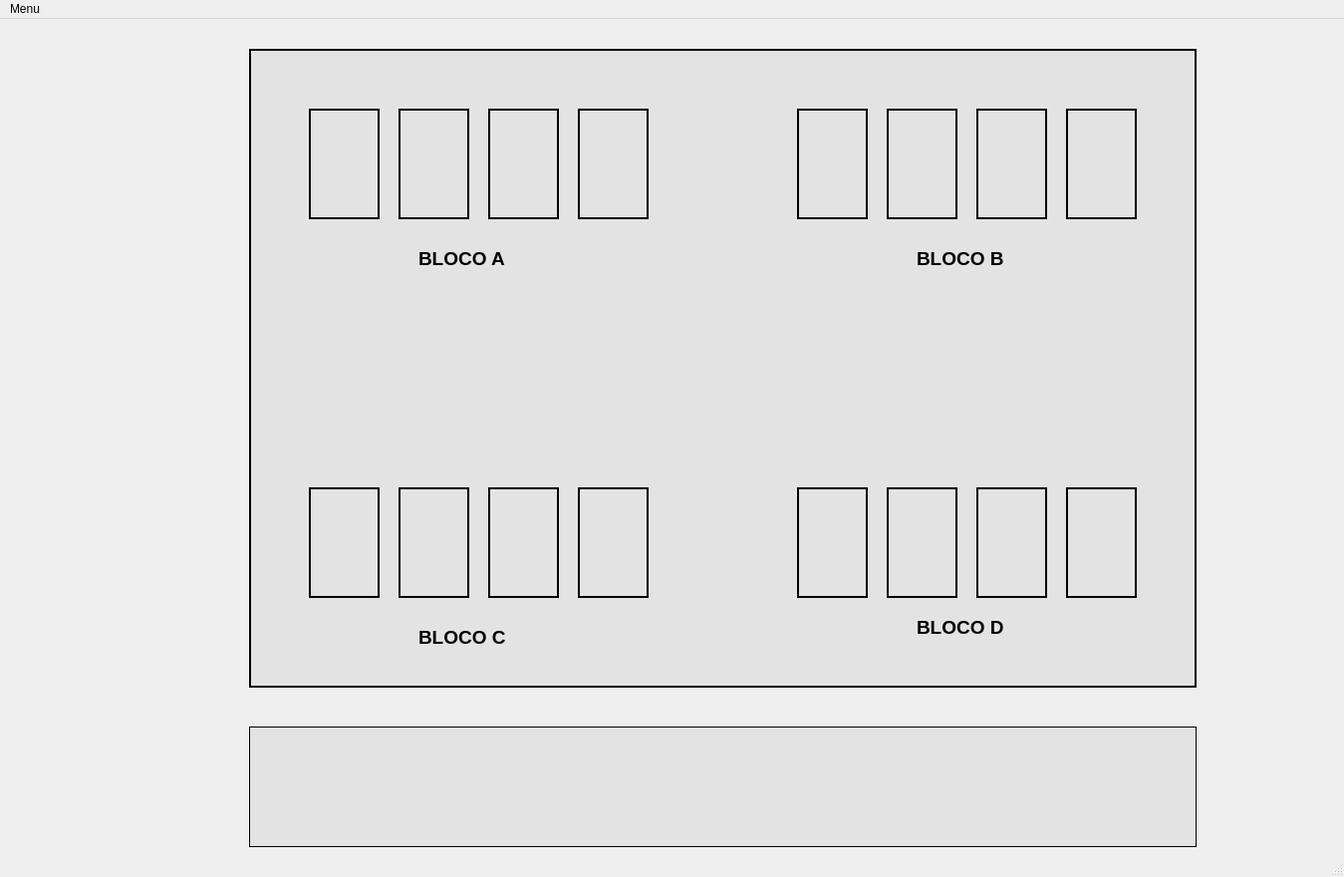
<?xml version="1.0" encoding="UTF-8"?>
<ui version="4.0">
 <class>MainWindow</class>
 <widget class="QMainWindow" name="MainWindow">
  <property name="geometry">
   <rect>
    <x>0</x>
    <y>0</y>
    <width>1349</width>
    <height>880</height>
   </rect>
  </property>
  <property name="windowTitle">
   <string>MainWindow</string>
  </property>
  <property name="styleSheet">
   <string notr="true">QFrame{
	background-color: rgb(236,237,237);
}</string>
  </property>
  <widget class="QWidget" name="centralwidget">
   <widget class="QListWidget" name="listWidget">
    <property name="geometry">
     <rect>
      <x>250</x>
      <y>710</y>
      <width>951</width>
      <height>121</height>
     </rect>
    </property>
    <property name="styleSheet">
     <string notr="true">QFrame {
		border : 1px solid black;
		background-color:#e3e3e3; }</string>
    </property>
   </widget>
   <widget class="QFrame" name="frame">
    <property name="geometry">
     <rect>
      <x>250</x>
      <y>30</y>
      <width>951</width>
      <height>641</height>
     </rect>
    </property>
    <property name="autoFillBackground">
     <bool>false</bool>
    </property>
    <property name="styleSheet">
     <string notr="true">QFrame {
		border : 2px solid black;
		background-color:#e3e3e3; }</string>
    </property>
    <property name="frameShape">
     <enum>QFrame::StyledPanel</enum>
    </property>
    <property name="frameShadow">
     <enum>QFrame::Raised</enum>
    </property>
    <widget class="QFrame" name="vagas1">
     <property name="geometry">
      <rect>
       <x>60</x>
       <y>60</y>
       <width>71</width>
       <height>111</height>
      </rect>
     </property>
     <property name="frameShape">
      <enum>QFrame::StyledPanel</enum>
     </property>
     <property name="frameShadow">
      <enum>QFrame::Raised</enum>
     </property>
    </widget>
    <widget class="QFrame" name="vagas2">
     <property name="geometry">
      <rect>
       <x>150</x>
       <y>60</y>
       <width>71</width>
       <height>111</height>
      </rect>
     </property>
     <property name="frameShape">
      <enum>QFrame::StyledPanel</enum>
     </property>
     <property name="frameShadow">
      <enum>QFrame::Raised</enum>
     </property>
    </widget>
    <widget class="QFrame" name="vagas4">
     <property name="geometry">
      <rect>
       <x>330</x>
       <y>60</y>
       <width>71</width>
       <height>111</height>
      </rect>
     </property>
     <property name="frameShape">
      <enum>QFrame::StyledPanel</enum>
     </property>
     <property name="frameShadow">
      <enum>QFrame::Raised</enum>
     </property>
    </widget>
    <widget class="QFrame" name="vagas3">
     <property name="geometry">
      <rect>
       <x>240</x>
       <y>60</y>
       <width>71</width>
       <height>111</height>
      </rect>
     </property>
     <property name="frameShape">
      <enum>QFrame::StyledPanel</enum>
     </property>
     <property name="frameShadow">
      <enum>QFrame::Raised</enum>
     </property>
    </widget>
    <widget class="QFrame" name="vagas6">
     <property name="geometry">
      <rect>
       <x>640</x>
       <y>60</y>
       <width>71</width>
       <height>111</height>
      </rect>
     </property>
     <property name="frameShape">
      <enum>QFrame::StyledPanel</enum>
     </property>
     <property name="frameShadow">
      <enum>QFrame::Raised</enum>
     </property>
    </widget>
    <widget class="QFrame" name="vagas8">
     <property name="geometry">
      <rect>
       <x>820</x>
       <y>60</y>
       <width>71</width>
       <height>111</height>
      </rect>
     </property>
     <property name="frameShape">
      <enum>QFrame::StyledPanel</enum>
     </property>
     <property name="frameShadow">
      <enum>QFrame::Raised</enum>
     </property>
    </widget>
    <widget class="QFrame" name="vagas5">
     <property name="geometry">
      <rect>
       <x>550</x>
       <y>60</y>
       <width>71</width>
       <height>111</height>
      </rect>
     </property>
     <property name="frameShape">
      <enum>QFrame::StyledPanel</enum>
     </property>
     <property name="frameShadow">
      <enum>QFrame::Raised</enum>
     </property>
    </widget>
    <widget class="QFrame" name="vagas7">
     <property name="geometry">
      <rect>
       <x>730</x>
       <y>60</y>
       <width>71</width>
       <height>111</height>
      </rect>
     </property>
     <property name="frameShape">
      <enum>QFrame::StyledPanel</enum>
     </property>
     <property name="frameShadow">
      <enum>QFrame::Raised</enum>
     </property>
    </widget>
    <widget class="QFrame" name="vagas16">
     <property name="geometry">
      <rect>
       <x>820</x>
       <y>440</y>
       <width>71</width>
       <height>111</height>
      </rect>
     </property>
     <property name="frameShape">
      <enum>QFrame::StyledPanel</enum>
     </property>
     <property name="frameShadow">
      <enum>QFrame::Raised</enum>
     </property>
    </widget>
    <widget class="QFrame" name="vagas15">
     <property name="geometry">
      <rect>
       <x>730</x>
       <y>440</y>
       <width>71</width>
       <height>111</height>
      </rect>
     </property>
     <property name="frameShape">
      <enum>QFrame::StyledPanel</enum>
     </property>
     <property name="frameShadow">
      <enum>QFrame::Raised</enum>
     </property>
    </widget>
    <widget class="QFrame" name="vagas10">
     <property name="geometry">
      <rect>
       <x>150</x>
       <y>440</y>
       <width>71</width>
       <height>111</height>
      </rect>
     </property>
     <property name="frameShape">
      <enum>QFrame::StyledPanel</enum>
     </property>
     <property name="frameShadow">
      <enum>QFrame::Raised</enum>
     </property>
    </widget>
    <widget class="QFrame" name="vagas12">
     <property name="geometry">
      <rect>
       <x>330</x>
       <y>440</y>
       <width>71</width>
       <height>111</height>
      </rect>
     </property>
     <property name="frameShape">
      <enum>QFrame::StyledPanel</enum>
     </property>
     <property name="frameShadow">
      <enum>QFrame::Raised</enum>
     </property>
    </widget>
    <widget class="QFrame" name="vagas13">
     <property name="geometry">
      <rect>
       <x>550</x>
       <y>440</y>
       <width>71</width>
       <height>111</height>
      </rect>
     </property>
     <property name="frameShape">
      <enum>QFrame::StyledPanel</enum>
     </property>
     <property name="frameShadow">
      <enum>QFrame::Raised</enum>
     </property>
    </widget>
    <widget class="QFrame" name="vagas9">
     <property name="geometry">
      <rect>
       <x>60</x>
       <y>440</y>
       <width>71</width>
       <height>111</height>
      </rect>
     </property>
     <property name="frameShape">
      <enum>QFrame::StyledPanel</enum>
     </property>
     <property name="frameShadow">
      <enum>QFrame::Raised</enum>
     </property>
    </widget>
    <widget class="QFrame" name="vagas11">
     <property name="geometry">
      <rect>
       <x>240</x>
       <y>440</y>
       <width>71</width>
       <height>111</height>
      </rect>
     </property>
     <property name="frameShape">
      <enum>QFrame::StyledPanel</enum>
     </property>
     <property name="frameShadow">
      <enum>QFrame::Raised</enum>
     </property>
    </widget>
    <widget class="QFrame" name="vagas14">
     <property name="geometry">
      <rect>
       <x>640</x>
       <y>440</y>
       <width>71</width>
       <height>111</height>
      </rect>
     </property>
     <property name="frameShape">
      <enum>QFrame::StyledPanel</enum>
     </property>
     <property name="frameShadow">
      <enum>QFrame::Raised</enum>
     </property>
    </widget>
    <widget class="QLabel" name="label">
     <property name="geometry">
      <rect>
       <x>170</x>
       <y>190</y>
       <width>101</width>
       <height>41</height>
      </rect>
     </property>
     <property name="font">
      <font>
       <pointsize>14</pointsize>
       <weight>75</weight>
       <bold>true</bold>
      </font>
     </property>
     <property name="styleSheet">
      <string notr="true">QLabel{
	border: 0px;}</string>
     </property>
     <property name="text">
      <string>BLOCO A</string>
     </property>
    </widget>
    <widget class="QLabel" name="label_2">
     <property name="geometry">
      <rect>
       <x>670</x>
       <y>190</y>
       <width>101</width>
       <height>41</height>
      </rect>
     </property>
     <property name="font">
      <font>
       <pointsize>14</pointsize>
       <weight>75</weight>
       <bold>true</bold>
      </font>
     </property>
     <property name="styleSheet">
      <string notr="true">QLabel{
	border: 0px;}</string>
     </property>
     <property name="text">
      <string>BLOCO B</string>
     </property>
    </widget>
    <widget class="QLabel" name="label_3">
     <property name="geometry">
      <rect>
       <x>170</x>
       <y>570</y>
       <width>101</width>
       <height>41</height>
      </rect>
     </property>
     <property name="font">
      <font>
       <pointsize>14</pointsize>
       <weight>75</weight>
       <bold>true</bold>
      </font>
     </property>
     <property name="styleSheet">
      <string notr="true">QLabel{
	border: 0px;}</string>
     </property>
     <property name="text">
      <string>BLOCO C</string>
     </property>
    </widget>
    <widget class="QLabel" name="label_4">
     <property name="geometry">
      <rect>
       <x>670</x>
       <y>560</y>
       <width>101</width>
       <height>41</height>
      </rect>
     </property>
     <property name="font">
      <font>
       <pointsize>14</pointsize>
       <weight>75</weight>
       <bold>true</bold>
      </font>
     </property>
     <property name="styleSheet">
      <string notr="true">QLabel{
	border: 0px;}</string>
     </property>
     <property name="text">
      <string>BLOCO D</string>
     </property>
    </widget>
   </widget>
  </widget>
  <widget class="QMenuBar" name="menubar">
   <property name="geometry">
    <rect>
     <x>0</x>
     <y>0</y>
     <width>1349</width>
     <height>21</height>
    </rect>
   </property>
   <widget class="QMenu" name="menuMenu">
    <property name="title">
     <string>Menu</string>
    </property>
    <addaction name="actionInicio"/>
    <addaction name="separator"/>
    <addaction name="actionPesquisar"/>
    <addaction name="separator"/>
    <addaction name="actionHistorico"/>
    <addaction name="separator"/>
    <addaction name="actionPerfil"/>
   </widget>
   <addaction name="menuMenu"/>
  </widget>
  <widget class="QStatusBar" name="statusbar"/>
  <action name="actionInicio">
   <property name="text">
    <string>Inicio</string>
   </property>
   <property name="font">
    <font>
     <pointsize>10</pointsize>
     <weight>75</weight>
     <bold>true</bold>
    </font>
   </property>
  </action>
  <action name="actionPesquisar">
   <property name="text">
    <string>Pesquisar</string>
   </property>
   <property name="font">
    <font>
     <pointsize>10</pointsize>
     <weight>75</weight>
     <bold>true</bold>
    </font>
   </property>
  </action>
  <action name="actionHistorico">
   <property name="text">
    <string>Historico</string>
   </property>
   <property name="font">
    <font>
     <pointsize>10</pointsize>
     <weight>75</weight>
     <bold>true</bold>
    </font>
   </property>
  </action>
  <action name="actionPerfil">
   <property name="text">
    <string>Perfil</string>
   </property>
   <property name="font">
    <font>
     <pointsize>10</pointsize>
     <weight>75</weight>
     <bold>true</bold>
    </font>
   </property>
  </action>
 </widget>
 <resources/>
 <connections/>
</ui>
